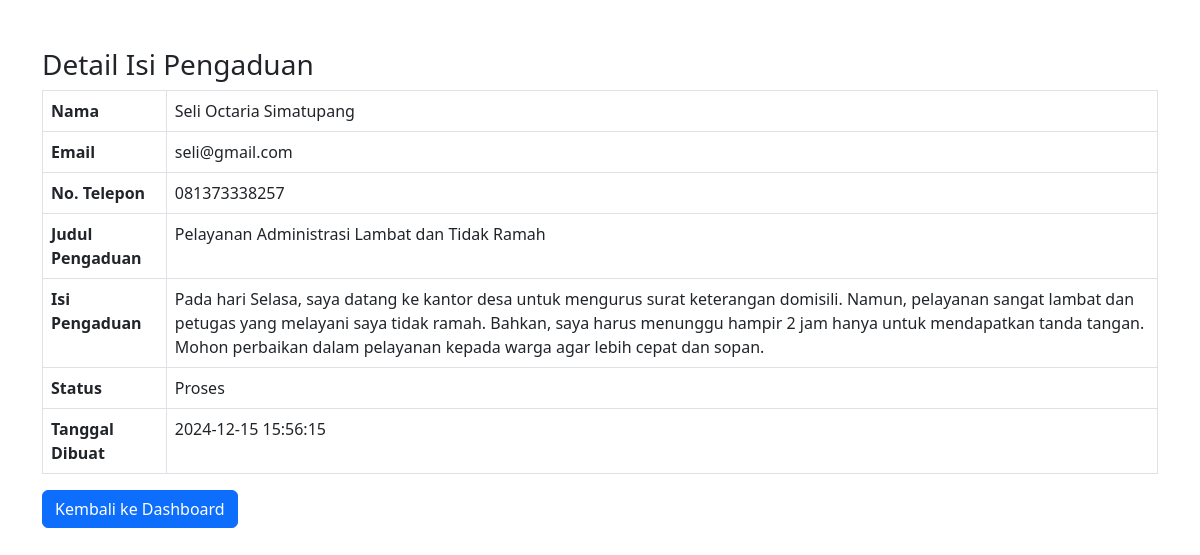
Page /desa_toapaya_selatan/lihat_pengaduan.php?id=1 on the committed database.
### tables this page shows
CREATE TABLE `pengaduan` (
  `id` int(11) NOT NULL,
  `user_id` int(11) DEFAULT NULL,
  `nama` varchar(100) DEFAULT NULL,
  `alamat` varchar(255) DEFAULT NULL,
  `email` varchar(100) DEFAULT NULL,
  `no_telepon` varchar(15) DEFAULT NULL,
  `judul_pengaduan` varchar(150) DEFAULT NULL,
  `isi_pengaduan` text NOT NULL,
  `status` enum('Pending','Proses','Selesai') DEFAULT 'Pending',
  `created_at` timestamp NOT NULL DEFAULT current_timestamp()
);

### desa_toapaya_selatan/lihat_pengaduan.php (the view, shortened to what this page needs)
<?php
include 'config.php';
if (isset($_GET['id'])) {
    $id = $_GET['id'];
    $query = "SELECT * FROM pengaduan WHERE id = ?";
    $stmt = $conn->prepare($query);
    $stmt->bind_param("i", $id);
    $stmt->execute();
    $result = $stmt->get_result();
    if ($result->num_rows > 0) {
        $row = $result->fetch_assoc();
    } else {
        echo "Data tidak ditemukan!";
        exit;
    }
} else {
    echo "ID tidak valid!";
    exit;
}
?>
<!DOCTYPE html>
<html lang="en">
<head>
    <link rel="stylesheet" href="https://cdn.jsdelivr.net/npm/bootstrap@5.3.0/dist/css/bootstrap.min.css">
</head>
<body>
    <div class="container mt-5">
        <h3>Detail Isi Pengaduan</h3>
        <table class="table table-bordered">
            <tr>
                <th>Nama</th>
                <td><?= htmlspecialchars($row['nama']); ?></td>
            </tr>
            <tr>
                <th>Email</th>
                <td><?= htmlspecialchars($row['email']); ?></td>
            </tr>
            <tr>
                <th>No. Telepon</th>
                <td><?= htmlspecialchars($row['no_telepon']); ?></td>
            </tr>
            <tr>
                <th>Judul Pengaduan</th>
                <td><?= htmlspecialchars($row['judul_pengaduan']); ?></td>
            </tr>
            <tr>
                <th>Isi Pengaduan</th>
                <td><?= htmlspecialchars($row['isi_pengaduan']); ?></td>
            </tr>
            <tr>
                <th>Status</th>
                <td><?= htmlspecialchars($row['status']); ?></td>
            </tr>
            <tr>
                <th>Tanggal Dibuat</th>
                <td><?= htmlspecialchars($row['created_at']); ?></td>
            </tr>
        </table>
        <a href="pengaduan.php" class="btn btn-primary">Kembali ke Dashboard</a>
    </div>
</body>
</html>

### rows in the picture
pengaduan: nama "Seli Octaria Simatupang", email "seli@gmail.com", no_telepon "081373338257", judul_pengaduan "Pelayanan Administrasi Lambat dan Tidak Ramah", isi_pengaduan "Pada hari Selasa, saya datang ke kantor desa untuk mengurus surat keterangan domisili. Namun, pelayanan sangat lambat dan petugas yang melayani saya tidak ramah. Bahkan, saya harus menunggu hampir 2 jam hanya untuk mendapatkan tanda tangan. Mohon perbaikan dalam pelayanan kepada warga agar lebih cepat dan sopan.", status "Proses", created_at "2024-12-15 15:56:15"
